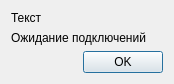
<?xml version="1.0" encoding="UTF-8"?>
<ui version="4.0">
 <class>Server</class>
 <widget class="QDialog" name="Server">
  <property name="geometry">
   <rect>
    <x>0</x>
    <y>0</y>
    <width>174</width>
    <height>79</height>
   </rect>
  </property>
  <property name="windowTitle">
   <string>Dialog</string>
  </property>
  <layout class="QGridLayout" name="gridLayout">
   <item row="2" column="1">
    <widget class="QPushButton" name="okButton">
     <property name="text">
      <string>OK</string>
     </property>
    </widget>
   </item>
   <item row="2" column="0">
    <spacer name="horizontalSpacer">
     <property name="orientation">
      <enum>Qt::Horizontal</enum>
     </property>
     <property name="sizeHint" stdset="0">
      <size>
       <width>40</width>
       <height>20</height>
      </size>
     </property>
    </spacer>
   </item>
   <item row="0" column="0" colspan="2">
    <widget class="QLabel" name="statusLabel">
     <property name="text">
      <string>Текст</string>
     </property>
    </widget>
   </item>
   <item row="1" column="0" colspan="2">
    <widget class="QLabel" name="connectionLabel">
     <property name="text">
      <string>Ожидание подключений</string>
     </property>
    </widget>
   </item>
  </layout>
 </widget>
 <resources/>
 <connections/>
</ui>
